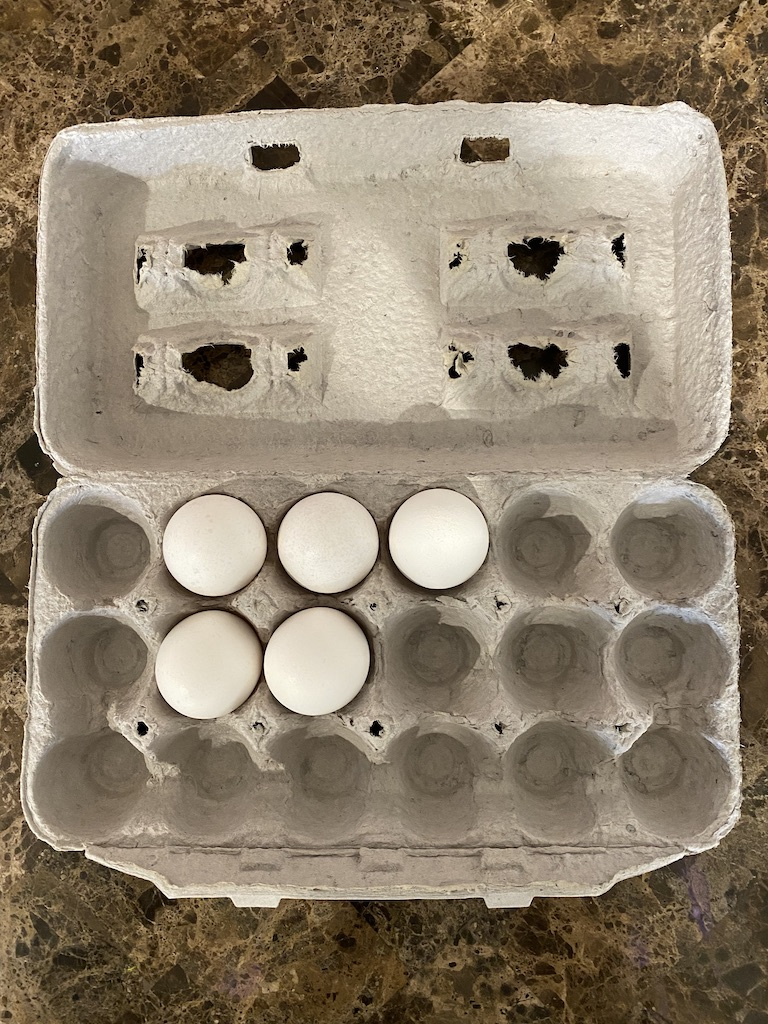
#> input picture project_7_How_many_eggs_in_cart/images/eggs_5_top_view.jpeg, 768 x 1024 px
$ python extracting_ROI.py
#> lines starting #> are read from the running program, lines starting #| are printed output that depends on the picture; after the words box and inside, x2 and y2 are one past the last pixel; in counts of white or black regions, pixels touching at a corner belong together
#> further down, image is the input picture: shape (1024, 768, 3); mean B, G, R 108.8, 128.5, 142.1
import cv2
import numpy as np


def get_roi(image, display=False, set_display_time = -1):
#> called with display = False, set_display_time = -1
    gray = cv2.cvtColor(image, cv2.COLOR_BGR2GRAY)
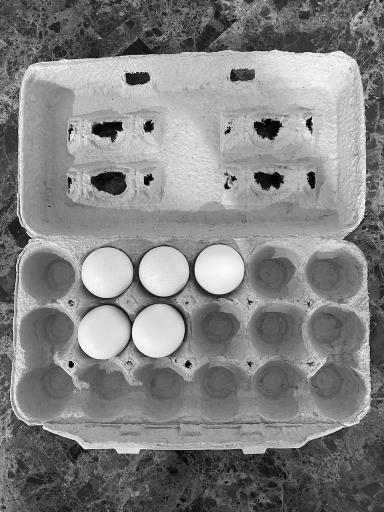
#> gray: shape (1024, 768) (shown at 1/2 size); min 0, max 255, mean 130.3
    blurred = cv2.GaussianBlur(gray, (5, 5), None)
    retval, thresh = cv2.threshold(blurred, 0, 255, cv2.THRESH_BINARY + cv2.THRESH_OTSU)
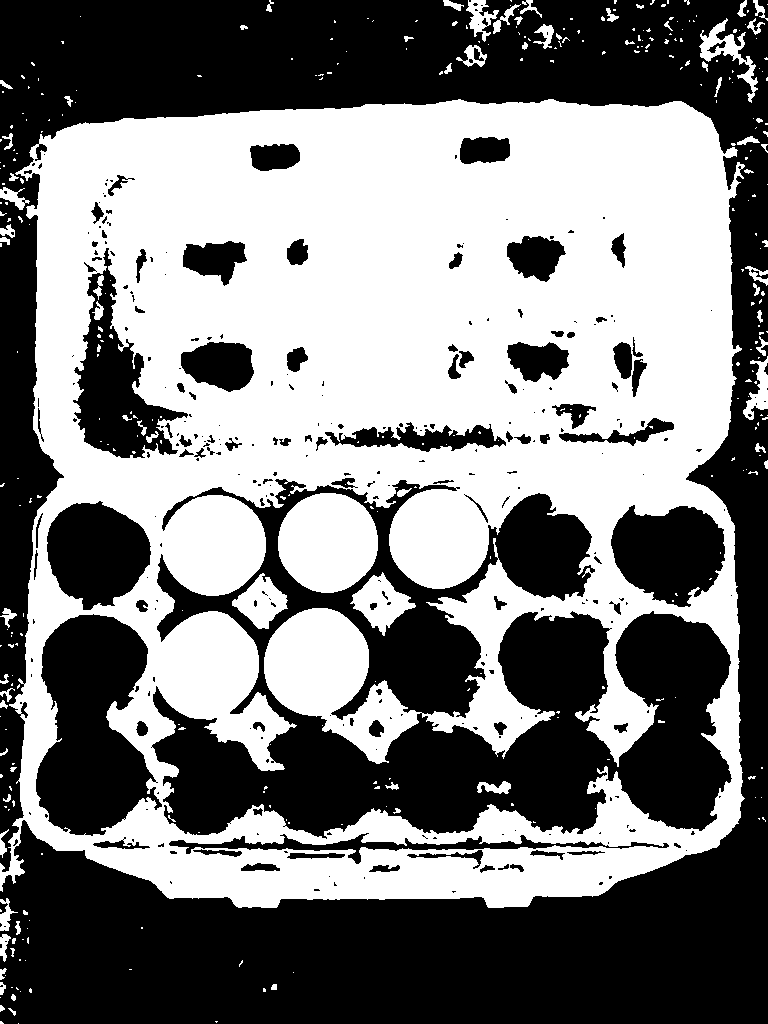
#> thresh: shape (1024, 768); 48.8% white; 357 white regions (282 under 20 px), largest, box (x1, y1, x2, y2) and area: (0, 99, 745, 908) 363250, (278, 493, 378, 593) 7855, (350, 572, 416, 636) 1918
#> retval = 131
    print(f"Threshold value to separate foreground and background is {retval} ")
#| Threshold value to separate foreground and background is 131.0
    eroded_thresh = cv2.erode(thresh, (3, 3), iterations=3)
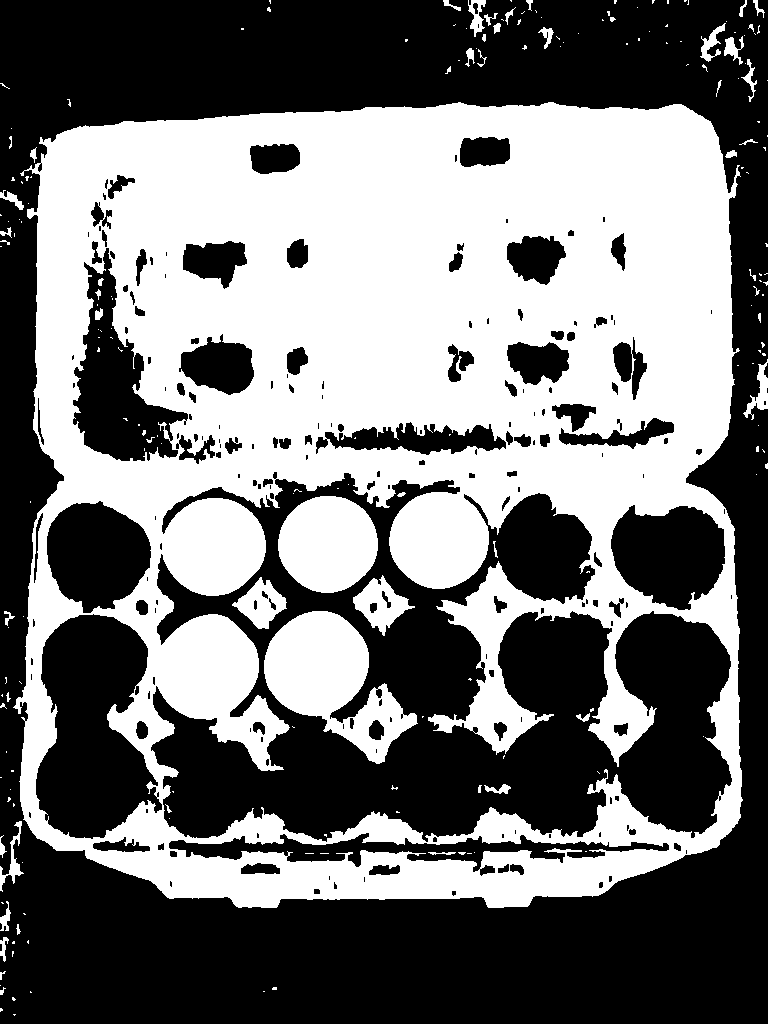
#> eroded_thresh: shape (1024, 768); 45.5% white; 201 white regions (146 under 20 px)
    contours_image = image.copy()
    cnts, hirerchey = cv2.findContours(eroded_thresh, cv2.RETR_EXTERNAL, cv2.CHAIN_APPROX_SIMPLE)
#> cnts = 145 contours, 121 with area under 20; largest, box (x1, y1, x2, y2) and area: (13, 102, 743, 908) 537923, (743, 359, 768, 420) 437, (468, 0, 486, 37) 312, (0, 821, 24, 892) 302, (700, 23, 726, 62) 286; hirerchey = 145 rows, first 6: [1, -1, -1, -1], [2, 0, -1, -1], [3, 1, -1, -1], [4, 2, -1, -1], [5, 3, -1, -1], [6, 4, -1, -1]

    biggest_contour = max(cnts, key=cv2.contourArea)
#> biggest_contour = contour of 1054 points, box (x1, y1, x2, y2) (13, 102, 743, 908), area 537923
    biggest_contour_area = cv2.contourArea(biggest_contour)
#> biggest_contour_area = 537923
    print(biggest_contour_area)
#| 537923.0
    if biggest_contour_area > 1000:
        cv2.drawContours(contours_image, [biggest_contour], 0, (0, 0, 255), 2)

    contours_image = image.copy()
    perimeter = cv2.arcLength(biggest_contour, True)
#> perimeter = 3355.8
    approx_contour = cv2.approxPolyDP(biggest_contour, perimeter * 0.03, True)
#> approx_contour = [[710, 121], [40, 137], [37, 838], [719, 844]]
    cv2.drawContours(contours_image, [approx_contour], -1, (0, 0, 255), 2)
    x, y, w, h = cv2.boundingRect(approx_contour)
#> x = 37; y = 121; w = 683; h = 724
    cv2.rectangle(contours_image, (x, y), (x + w, y + h), (255, 0, 0), 5)
    # Creating ROI
    roi_mask = np.zeros((image.shape[0], image.shape[1]), dtype="uint8")
    cv2.rectangle(roi_mask, (x, y), (x + w, y + h), (255, 255, 255), -1)
#> roi_mask: shape (1024, 768); 63.1% white; 1 black region, box (x1, y1, x2, y2) and area: (0, 0, 768, 1024) 290532
    # Extracting ROI
    ROI_image = cv2.bitwise_and(image, image, mask=roi_mask)
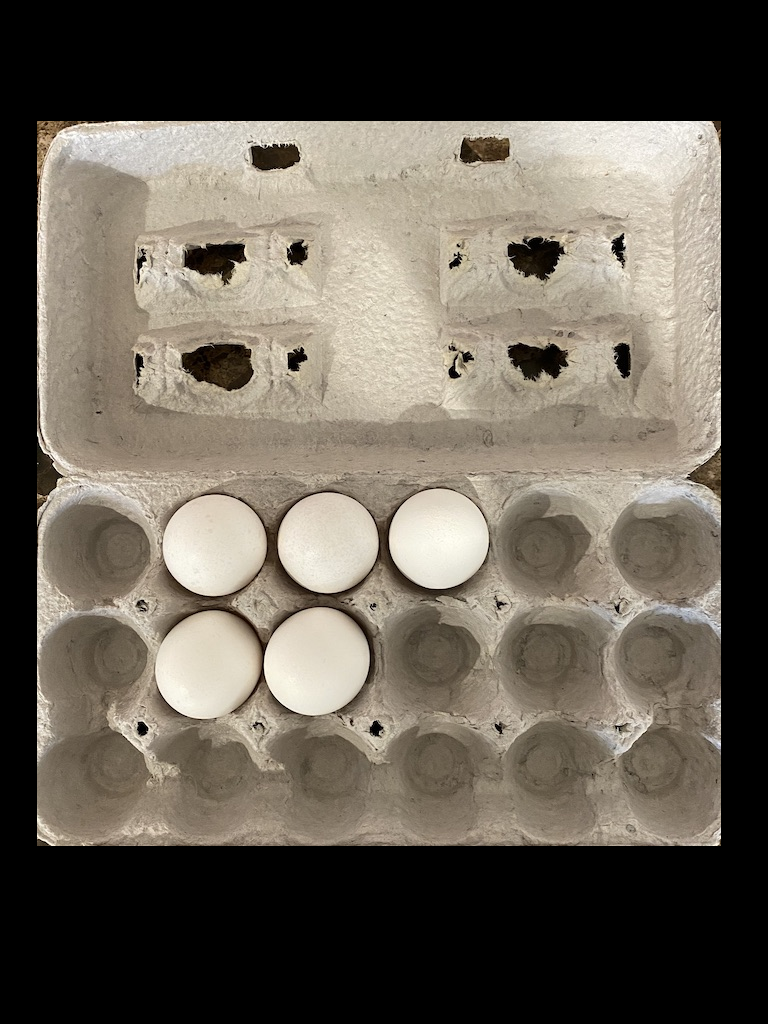
#> ROI_image: shape (1024, 768, 3); mean B, G, R 84.3, 94.9, 101.9

    if display :
        cv2.imshow("Gray Image", gray)
        cv2.waitKey(set_display_time)
        cv2.imshow("Blurred Image", blurred)
        cv2.waitKey(set_display_time)
        cv2.imshow("threshold image", thresh)
        cv2.waitKey(set_display_time)
        cv2.imshow("Eroded Image", eroded_thresh)
        cv2.waitKey(set_display_time)
        cv2.imshow("Contours in Image", contours_image)
        cv2.waitKey(set_display_time)
        cv2.imshow("Approximated Polygon from contour", contours_image)
        cv2.waitKey(set_display_time)
        cv2.imshow("Bounding box over ROI", contours_image)
        cv2.waitKey(set_display_time)
        cv2.imshow("ROI for input image", roi_mask)
        cv2.waitKey(set_display_time)
        cv2.imshow("ROI Extracted from image", ROI_image)
        cv2.waitKey(set_display_time)

    return ROI_image


if __name__ == "__main__" :
    print("Counting Eggs")

    set_display_time = -1

    image = cv2.imread("./images/eggs_5_top_view.jpeg")
    cv2.imshow("Input Image", image)
    cv2.waitKey(set_display_time)

    roi = get_roi(image)
    cv2.imshow("ROI", roi)
    cv2.waitKey(set_display_time)

$ run again, with project_7_How_many_eggs_in_cart/images/eggs_3_top_view.jpeg copied over project_7_How_many_eggs_in_cart/images/eggs_5_top_view.jpeg
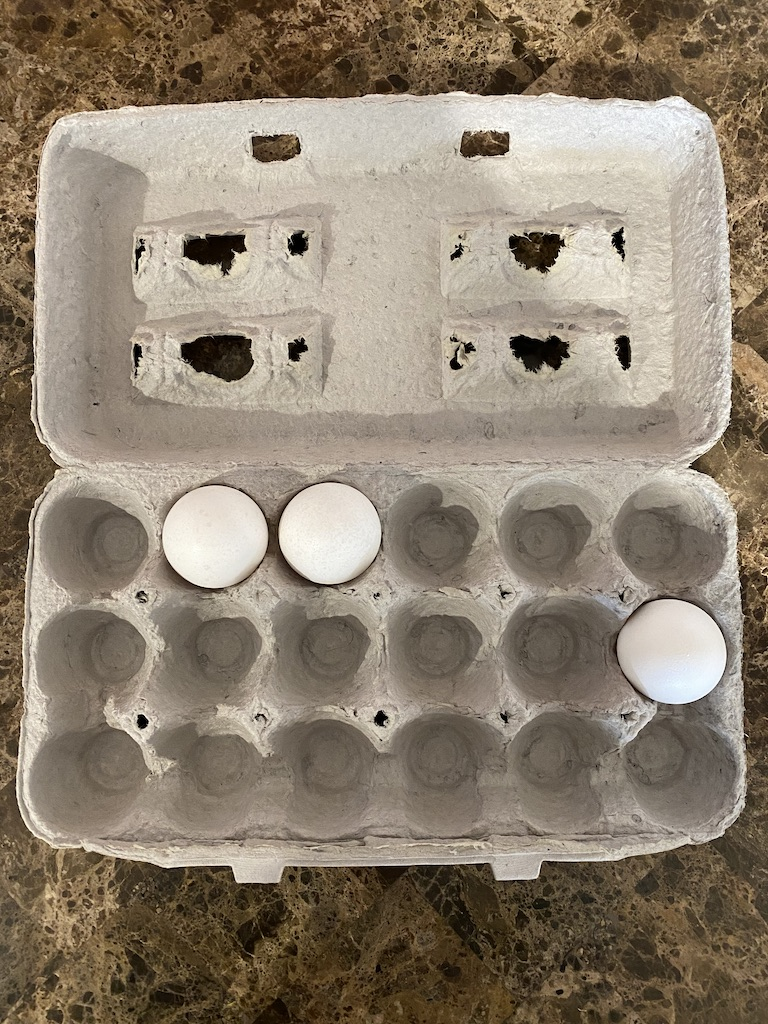
#> input picture project_7_How_many_eggs_in_cart/images/eggs_3_top_view.jpeg, 768 x 1024 px
#> image is the input picture: shape (1024, 768, 3); mean B, G, R 112.5, 129.2, 141.7
#> in get_roi, `retval, thresh = cv2.threshold(blurred, 0, 255, cv2.THRESH_BINARY + cv..`:
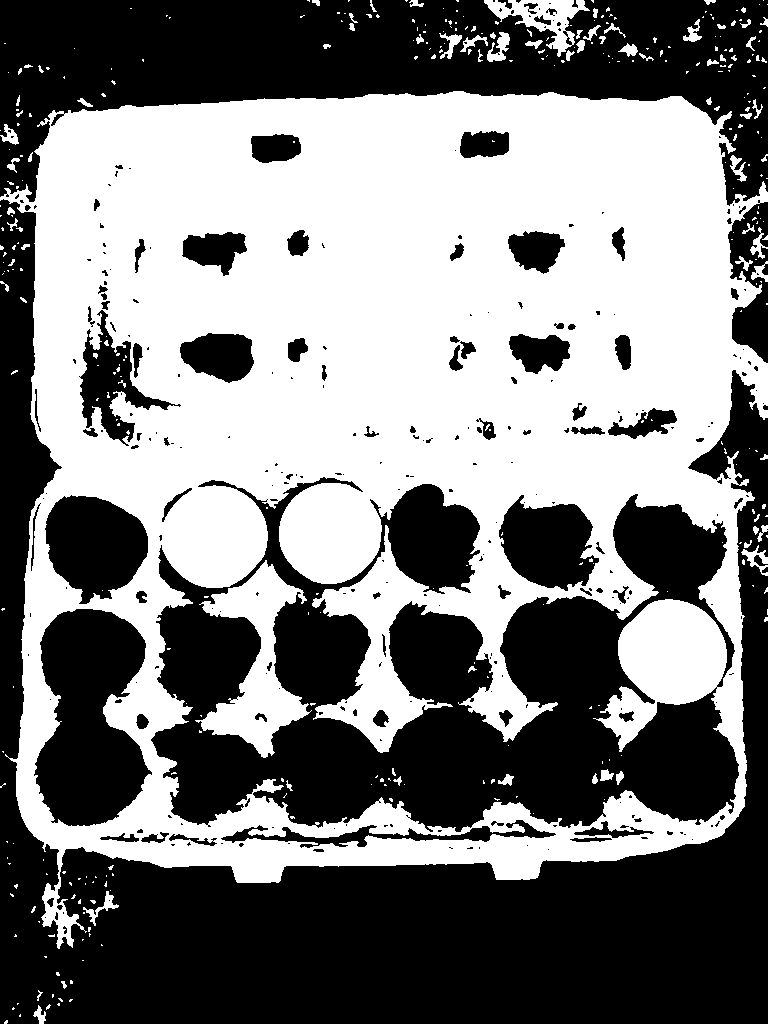
#> thresh: shape (1024, 768); 48.7% white; 369 white regions (291 under 20 px), largest, box (x1, y1, x2, y2) and area: (0, 91, 768, 949) 365303, (195, 560, 312, 758) 8535, (484, 0, 590, 57) 2152
#> retval = 132
#| Threshold value to separate foreground and background is 132.0
#> eroded_thresh: shape (1024, 768); 45.7% white; 223 white regions (180 under 20 px)
#> cnts = 181 contours, 158 with area under 20; largest, box (x1, y1, x2, y2) and area: (7, 94, 768, 949) 533562, (508, 0, 586, 57) 1367, (484, 0, 511, 22) 216, (487, 35, 510, 62) 160, (448, 37, 462, 59) 94; hirerchey = 181 rows, first 6: [1, -1, -1, -1], [2, 0, -1, -1], [3, 1, -1, -1], [4, 2, -1, -1], [5, 3, -1, -1], [6, 4, -1, -1]
#> biggest_contour = contour of 1433 points, box (x1, y1, x2, y2) (7, 94, 768, 949), area 533562
#> biggest_contour_area = 533561.5
#| 533561.5
#> perimeter = 4352.3
#> approx_contour = [[730, 114], [49, 117], [58, 948], [738, 816]]
#> x = 49; y = 114; w = 690; h = 835
#> roi_mask: shape (1024, 768); 73.5% white; 1 black region, box (x1, y1, x2, y2) and area: (0, 0, 768, 1024) 208756
#> in get_roi, `ROI_image = cv2.bitwise_and(image, image, mask=roi_mask)`:
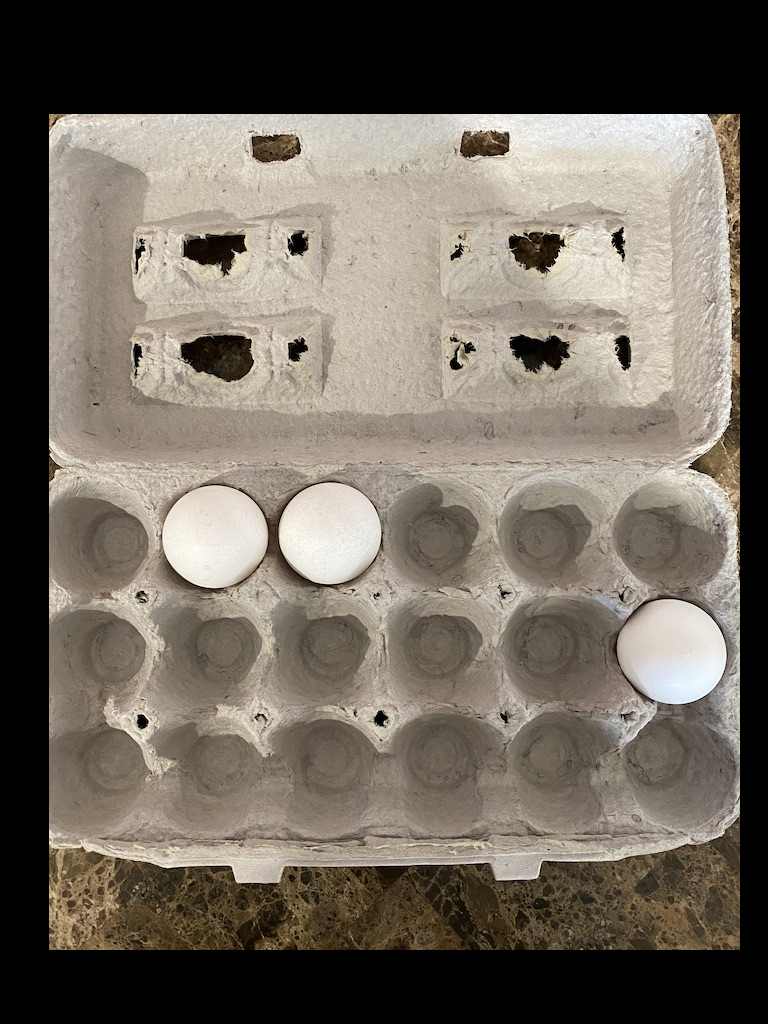
#> ROI_image: shape (1024, 768, 3); mean B, G, R 94.7, 105, 112.5
